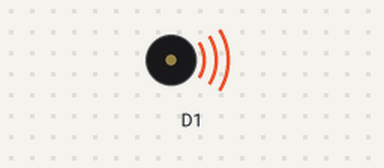
This sketch was run on a simulated ESP8266 (NodeMCU). On the bench: buzzer (waves = sounding).

Above: at 0.2 s.
At 5.12 s:
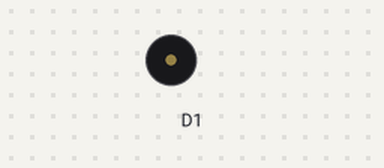
Timing chart, 0 to 6.8 s (numbered marks = the images above):
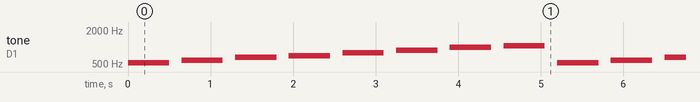

Measured:
- by itself, tone on D1: repeats every 5.2 s: silent 0.15 s, 587 Hz 0.50 s, silent 0.15 s, 659 Hz 0.50 s, silent 0.15 s, 698 Hz 0.50 s, silent 0.15 s, 784 Hz 0.50 s, silent 0.15 s, 880 Hz 0.50 s, silent 0.15 s, 988 Hz 0.50 s, silent 0.15 s, 1047 Hz 0.50 s, silent 0.15 s, 523 Hz 0.50 s

The sketch:

6LAB2_buzzer.ino
```cpp
#include "pitches.h"

//notes in the melody:
int melody[]={
  NOTE_C5, NOTE_D5, NOTE_E5, NOTE_F5, NOTE_G5, NOTE_A5, NOTE_B5, NOTE_C6};
int duration = 500; //500 miliseconds

void setup() {

}

void loop() {
  for (int thisNote=0; thisNote<8; thisNote++){
    tone (D1, melody[thisNote],duration);
    int pause=duration*1.3;
    delay(pause);
    noTone(8);
  }
}
```
